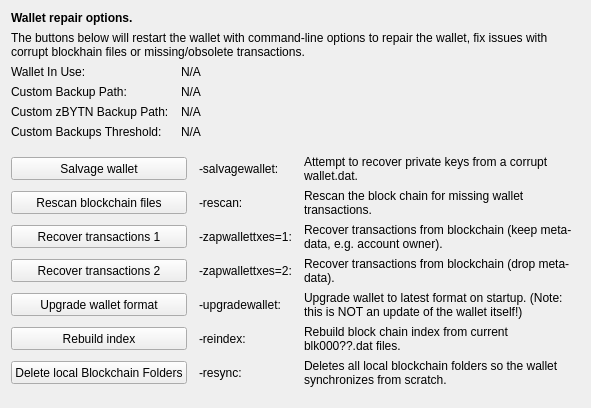
     <widget class="QWidget" name="tab_repair">
      <attribute name="title">
       <string>&amp;Wallet Repair</string>
      </attribute>
      <layout class="QGridLayout" name="gridLayout_4" columnstretch="0,0,0,0">
       <property name="horizontalSpacing">
        <number>12</number>
       </property>
       <item row="0" column="0" colspan="4">
        <widget class="QLabel" name="label_repair_header">
         <property name="font">
          <font>
           <weight>75</weight>
           <bold>true</bold>
          </font>
         </property>
         <property name="text">
          <string>Wallet repair options.</string>
         </property>
        </widget>
       </item>
       <item row="1" column="0" colspan="4">
        <widget class="QLabel" name="label_repair_helptext">
         <property name="font">
          <font>
           <weight>50</weight>
           <bold>false</bold>
          </font>
         </property>
         <property name="text">
          <string>The buttons below will restart the wallet with command-line options to repair the wallet, fix issues with corrupt blockhain files or missing/obsolete transactions.</string>
         </property>
         <property name="wordWrap">
          <bool>true</bool>
         </property>
        </widget>
       </item>
       <item row="2" column="0">
        <widget class="QLabel" name="wallet_path_label">
         <property name="text">
          <string>Wallet In Use:</string>
         </property>
        </widget>
       </item>
       <item row="2" column="1" colspan="3">
        <widget class="QLabel" name="wallet_path">
         <property name="cursor">
          <cursorShape>IBeamCursor</cursorShape>
         </property>
         <property name="text">
          <string>N/A</string>
         </property>
         <property name="textFormat">
          <enum>Qt::PlainText</enum>
         </property>
         <property name="textInteractionFlags">
          <set>Qt::LinksAccessibleByMouse|Qt::TextSelectableByKeyboard|Qt::TextSelectableByMouse</set>
         </property>
        </widget>
       </item>
       <item row="3" column="0">
        <widget class="QLabel" name="wallet_custombackuppath_label">
         <property name="text">
          <string>Custom Backup Path:</string>
         </property>
         <property name="visible">
          <bool>false</bool>
         </property>
        </widget>
       </item>
       <item row="3" column="1" colspan="3">
        <widget class="QLabel" name="wallet_custombackuppath">
         <property name="cursor">
          <cursorShape>IBeamCursor</cursorShape>
         </property>
         <property name="text">
          <string>N/A</string>
         </property>
         <property name="textFormat">
          <enum>Qt::PlainText</enum>
         </property>
         <property name="textInteractionFlags">
          <set>Qt::LinksAccessibleByMouse|Qt::TextSelectableByKeyboard|Qt::TextSelectableByMouse</set>
         </property>
         <property name="visible">
          <bool>false</bool>
         </property>
        </widget>
       </item>
       <item row="4" column="0">
        <widget class="QLabel" name="wallet_customzbytnbackuppath_label">
         <property name="text">
          <string>Custom zBYTN Backup Path:</string>
         </property>
         <property name="visible">
          <bool>false</bool>
         </property>
        </widget>
       </item>
       <item row="4" column="1" colspan="3">
        <widget class="QLabel" name="wallet_customzbytnbackuppath">
         <property name="cursor">
          <cursorShape>IBeamCursor</cursorShape>
         </property>
         <property name="text">
          <string>N/A</string>
         </property>
         <property name="textFormat">
          <enum>Qt::PlainText</enum>
         </property>
         <property name="textInteractionFlags">
          <set>Qt::LinksAccessibleByMouse|Qt::TextSelectableByKeyboard|Qt::TextSelectableByMouse</set>
         </property>
         <property name="visible">
          <bool>false</bool>
         </property>
        </widget>
       </item>
       <item row="5" column="0">
        <widget class="QLabel" name="wallet_custombackupthreshold_label">
         <property name="text">
          <string>Custom Backups Threshold:</string>
         </property>
         <property name="visible">
          <bool>false</bool>
         </property>
        </widget>
       </item>
       <item row="5" column="1" colspan="3">
        <widget class="QLabel" name="wallet_custombackupthreshold">
         <property name="cursor">
          <cursorShape>IBeamCursor</cursorShape>
         </property>
         <property name="text">
          <string>N/A</string>
         </property>
         <property name="textFormat">
          <enum>Qt::PlainText</enum>
         </property>
         <property name="textInteractionFlags">
          <set>Qt::LinksAccessibleByMouse|Qt::TextSelectableByKeyboard|Qt::TextSelectableByMouse</set>
         </property>
         <property name="visible">
          <bool>false</bool>
         </property>
        </widget>
       </item>
       <item row="6" column="0">
        <spacer name="verticalSpacer_repair1">
         <property name="orientation">
          <enum>Qt::Vertical</enum>
         </property>
         <property name="sizeHint" stdset="0">
          <size>
           <width>10</width>
           <height>10</height>
          </size>
         </property>
        </spacer>
       </item>
       <item row="7" column="0" colspan="2">
        <widget class="QPushButton" name="btn_salvagewallet">
         <property name="minimumSize">
          <size>
           <width>100</width>
           <height>23</height>
          </size>
         </property>
         <property name="text">
          <string>Salvage wallet</string>
         </property>
        </widget>
       </item>
       <item row="7" column="2">
        <widget class="QLabel" name="label_repair_salvage_command">
         <property name="text">
          <string notr="true">-salvagewallet:</string>
         </property>
        </widget>
       </item>
       <item row="7" column="3">
        <widget class="QLabel" name="label_repair_salvage">
         <property name="text">
          <string>Attempt to recover private keys from a corrupt wallet.dat.</string>
         </property>
         <property name="wordWrap">
          <bool>true</bool>
         </property>
        </widget>
       </item>
       <item row="8" column="0" colspan="2">
        <widget class="QPushButton" name="btn_rescan">
         <property name="minimumSize">
          <size>
           <width>100</width>
           <height>23</height>
          </size>
         </property>
         <property name="text">
          <string>Rescan blockchain files</string>
         </property>
        </widget>
       </item>
       <item row="8" column="2">
        <widget class="QLabel" name="label_repair_rescan_command">
         <property name="text">
          <string notr="true">-rescan:</string>
         </property>
        </widget>
       </item>
       <item row="8" column="3">
        <widget class="QLabel" name="label_repair_rescan">
         <property name="text">
          <string>Rescan the block chain for missing wallet transactions.</string>
         </property>
         <property name="wordWrap">
          <bool>true</bool>
         </property>
        </widget>
       </item>
       <item row="9" column="0" colspan="2">
        <widget class="QPushButton" name="btn_zapwallettxes1">
         <property name="minimumSize">
          <size>
           <width>100</width>
           <height>23</height>
          </size>
         </property>
         <property name="text">
          <string>Recover transactions 1</string>
         </property>
        </widget>
       </item>
       <item row="9" column="2">
        <widget class="QLabel" name="label_repair_zap1_command">
         <property name="text">
          <string notr="true">-zapwallettxes=1:</string>
         </property>
        </widget>
       </item>
       <item row="9" column="3">
        <widget class="QLabel" name="label_repair_zap1">
         <property name="text">
          <string>Recover transactions from blockchain (keep meta-data, e.g. account owner).</string>
         </property>
         <property name="wordWrap">
          <bool>true</bool>
         </property>
        </widget>
       </item>
       <item row="10" column="0" colspan="2">
        <widget class="QPushButton" name="btn_zapwallettxes2">
         <property name="minimumSize">
          <size>
           <width>100</width>
           <height>23</height>
          </size>
         </property>
         <property name="text">
          <string>Recover transactions 2</string>
         </property>
        </widget>
       </item>
       <item row="10" column="2">
        <widget class="QLabel" name="label_repair_zap2_command">
         <property name="text">
          <string notr="true">-zapwallettxes=2:</string>
         </property>
        </widget>
       </item>
       <item row="10" column="3">
        <widget class="QLabel" name="label_repair_zap2">
         <property name="text">
          <string>Recover transactions from blockchain (drop meta-data).</string>
         </property>
         <property name="wordWrap">
          <bool>true</bool>
         </property>
        </widget>
       </item>
       <item row="11" column="0" colspan="2">
        <widget class="QPushButton" name="btn_upgradewallet">
         <property name="minimumSize">
          <size>
           <width>100</width>
           <height>23</height>
          </size>
         </property>
         <property name="text">
          <string>Upgrade wallet format</string>
         </property>
        </widget>
       </item>
       <item row="11" column="2">
        <widget class="QLabel" name="label_repair_upgrade_command">
         <property name="text">
          <string notr="true">-upgradewallet:</string>
         </property>
        </widget>
       </item>
       <item row="11" column="3">
        <widget class="QLabel" name="label_repair_upgrade">
         <property name="text">
          <string>Upgrade wallet to latest format on startup. (Note: this is NOT an update of the wallet itself!)</string>
         </property>
         <property name="wordWrap">
          <bool>true</bool>
         </property>
        </widget>
       </item>
       <item row="12" column="0" colspan="2">
        <widget class="QPushButton" name="btn_reindex">
         <property name="minimumSize">
          <size>
           <width>100</width>
           <height>23</height>
          </size>
         </property>
         <property name="text">
          <string>Rebuild index</string>
         </property>
        </widget>
       </item>
       <item row="12" column="2">
        <widget class="QLabel" name="label_repair_reindex_command">
         <property name="text">
          <string notr="true">-reindex:</string>
         </property>
        </widget>
       </item>
       <item row="12" column="3">
        <widget class="QLabel" name="label_repair_reindex">
         <property name="text">
          <string>Rebuild block chain index from current blk000??.dat files.</string>
         </property>
         <property name="wordWrap">
          <bool>true</bool>
         </property>
        </widget>
       </item>
       <item row="13" column="0" colspan="2">
        <widget class="QPushButton" name="btn_resync">
         <property name="minimumSize">
          <size>
           <width>100</width>
           <height>23</height>
          </size>
         </property>
         <property name="text">
          <string>Delete local Blockchain Folders</string>
         </property>
        </widget>
       </item>
       <item row="13" column="2">
        <widget class="QLabel" name="label_repair_resync_command">
         <property name="text">
          <string>-resync:</string>
         </property>
        </widget>
       </item>
       <item row="13" column="3">
        <widget class="QLabel" name="label_repair_resync">
         <property name="text">
          <string>Deletes all local blockchain folders so the wallet synchronizes from scratch.</string>
         </property>
         <property name="wordWrap">
          <bool>true</bool>
         </property>
        </widget>
       </item>
       <item row="14" column="0">
        <spacer name="verticalSpacer_repair2">
         <property name="orientation">
          <enum>Qt::Vertical</enum>
         </property>
         <property name="sizeHint" stdset="0">
          <size>
           <width>20</width>
           <height>10</height>
          </size>
         </property>
        </spacer>
       </item>
      </layout>
     </widget>
